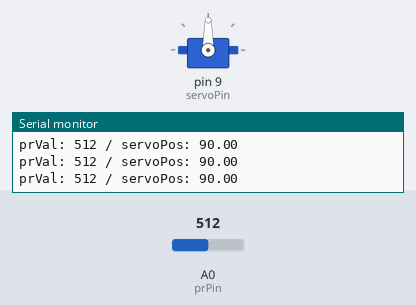
A sketch run on a simulated Arduino Uno, built with avr-gcc and run on an emulated ATmega328P. Shown: servo, the last lines printed to the serial monitor. Inputs (shaded band) come from the test bench; at power-on: A0 (prPin) = 512.

Above: at 1.2 s.
1.3 s: A0 (prPin) set to 106
At 2.5 s:
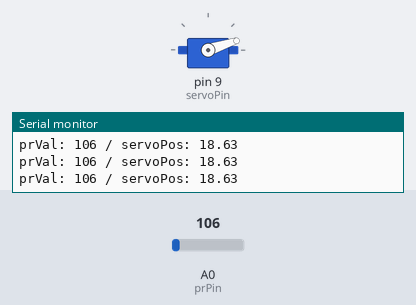
2.8 s: A0 (prPin) set to 95
At 3.7 s:
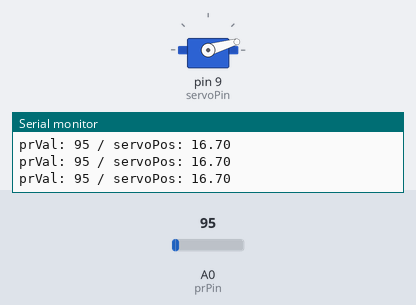
5.8 s: A0 (prPin) set to 122
At 6.6 s:
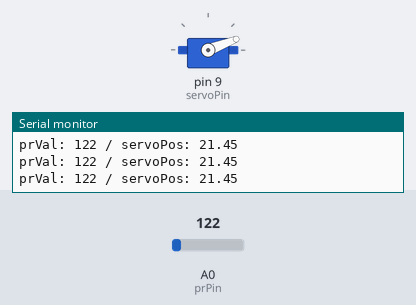
7.3 s: A0 (prPin) set to 986
At 7.7 s:
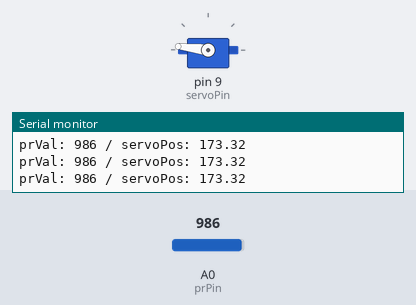
8.8 s: A0 (prPin) set to 1010
At 9.5 s:
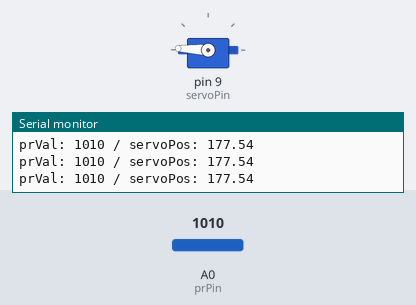
10.3 s: A0 (prPin) set to 900
At 11.7 s:
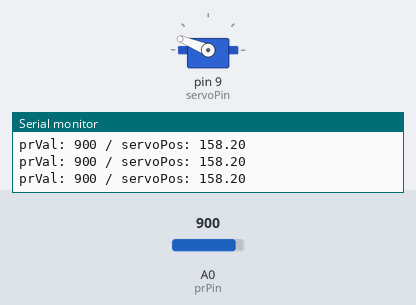
Timing chart, 0 to 12.8 s (numbered marks = the images above; inputs shaded):
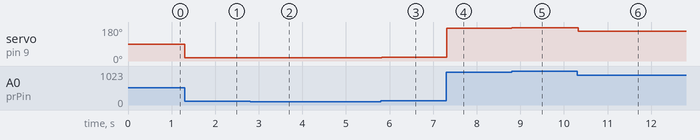

Measured:
- after the input at 1.3 s, servo on pin 9 (servoPin): 90° → 18° at once
- after the input at 2.8 s, servo on pin 9 (servoPin): 18° → 16° at once
- after the input at 5.8 s, servo on pin 9 (servoPin): 16° → 21° at once
- after the input at 7.3 s, servo on pin 9 (servoPin): 21° → 173° at once
- after the input at 8.8 s, servo on pin 9 (servoPin): 173° → 177° at once
- after the input at 10.3 s, servo on pin 9 (servoPin): 177° → 158° at once

The sketch:

030_servo.ino
```cpp
#include <Servo.h>

/**
 * Servo
 * https://www.youtube.com/watch?v=aFHu65LiFok&list=PLGs0VKk2DiYw-L-RibttcvK-WBZm8WLEP&index=30
 *
 * Using a photoresistor, check the brightness of the room.
 * Use the servo to point an arrow to either Sunny, Cloudy, Night
 */

// pin setup
int prPin =A0;
int servoPin = 9;

// constants
float servoPos;
float servoPosMin = 0;
int cloudMin = 150;
int cloudMax = 400;
float m = 180./1024.;
int prValMin = 0;

// I/O
int prVal;
Servo servo;

void setup() {
  // put your setup code here, to run once:
  pinMode(prPin, INPUT);
  Serial.begin(9600);
  servo.attach(servoPin); // servo is attached to servoPin
}

void loop() {
  // put your main code here, to run repeatedly:
  prVal = analogRead(prPin);
  servoPos = (m * (prVal - prValMin)) + servoPosMin;
  servo.write(servoPos);

  Serial.print("prVal: ");
  Serial.print(prVal);
  Serial.print(" / servoPos: ");
  Serial.println(servoPos);
}
```
